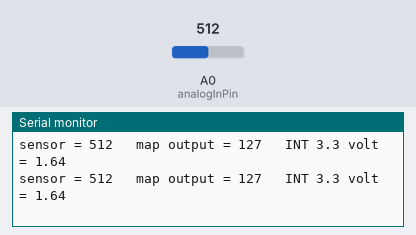
A sketch run on a simulated Arduino Uno, built with avr-gcc and run on an emulated ATmega328P. Shown: the last lines printed to the serial monitor. The inputs (shaded band) are chosen by the test bench; at power-on: A0 (analogInPin) = 512.

Above: at 1.2 s.
1.3 s: A0 (analogInPin) set to 1005
At 1.32 s:
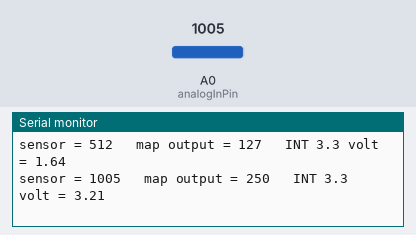
2.8 s: A0 (analogInPin) set to 1023
At 2.84 s:
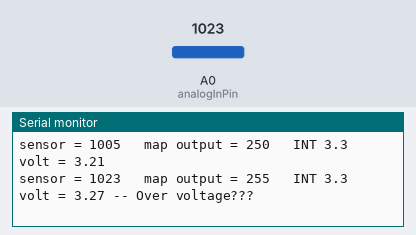

Measured:
- the behaviour switches between 1022 and 1023 on A0 (analogInPin) (found by bisection; images 1 and 2)
- after the input at 1.3 s, the serial monitor: prints a new line at once (image 1)
- after the input at 2.8 s, the serial monitor: prints a new line at once (image 2)

The sketch:

AnalogInOutSerial.ino
```cpp
const int analogInPin = A0;  // Analog input pin that the potentiometer is attached to

int sensorValue = 0;        // value read from the pot
int outputValue = 0;        // value output to the PWM (analog out)


//#define INT1V1
#define EXT3V3
//#define EXT5V0

void setup() {

#if defined( INT1V1 )
  analogReference(INTERNAL);
#endif

#if defined( EXT3V3 ) || defined( EXT5V0 )
  analogReference(EXTERNAL);
#endif

  // initialize serial communications at 115200 bps:
  Serial.begin(115200);
}

void loop() {
  // read the analog in value:
  sensorValue = analogRead(analogInPin);

  // map it to the range of the analog out:
  outputValue = map(sensorValue, 0, 1023, 0, 255);

  // print the results to the Serial Monitor:
  Serial.print  ("sensor = ");
  Serial.print  (sensorValue);
  Serial.print  ("\t map output = ");
  Serial.print  (outputValue);

#if defined( INT1V1 ) //  analogReference(INTERNAL);
  Serial.print  ("\t INT 1.1 volt = ");
  Serial.print  (sensorValue * (1.1000/1023.0));
#endif

#if defined( EXT3V3 ) //  analogReference(EXTERNAL);
  Serial.print  ("\t INT 3.3 volt = ");
  Serial.print  (sensorValue * (3.2707/1023.0));
#endif

#if defined( EXT5V0 ) //  analogReference(EXTERNAL);
  Serial.print  ("\t INT 5.0 volt = ");
  Serial.print  (sensorValue * (4.6090/1023.0));
#endif

if (sensorValue == 1023){
    Serial.print  (" -- Over voltage???");
}

Serial.println("");

  // wait 50 milliseconds before the next loop for the analog-to-digital
  // converter to settle after the last reading:
  delay(100);
}
```
